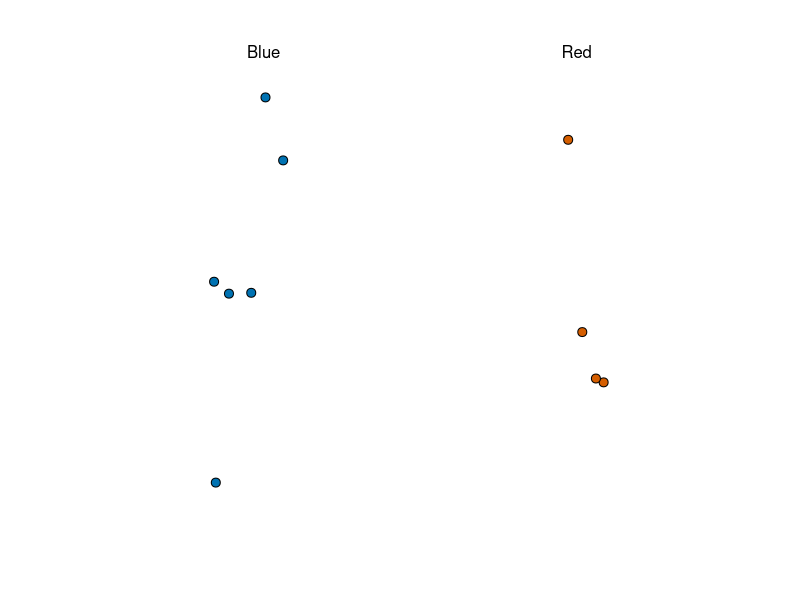
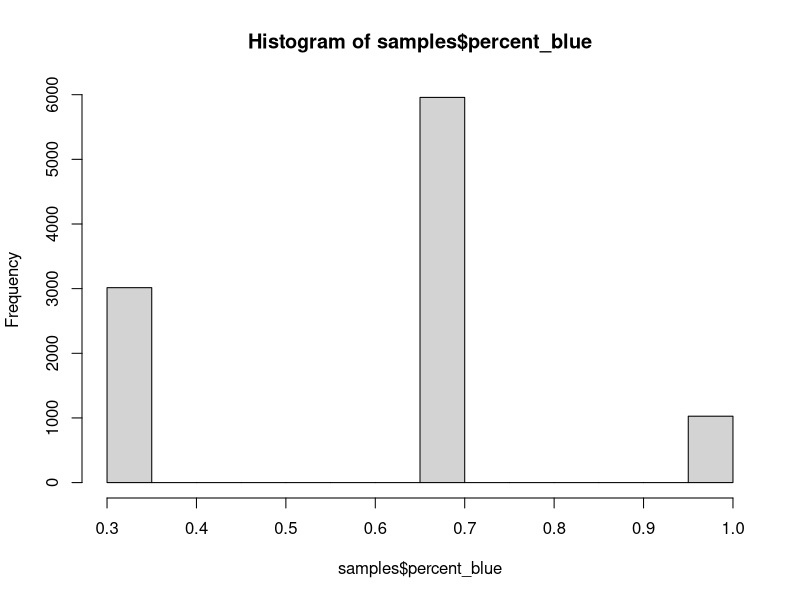
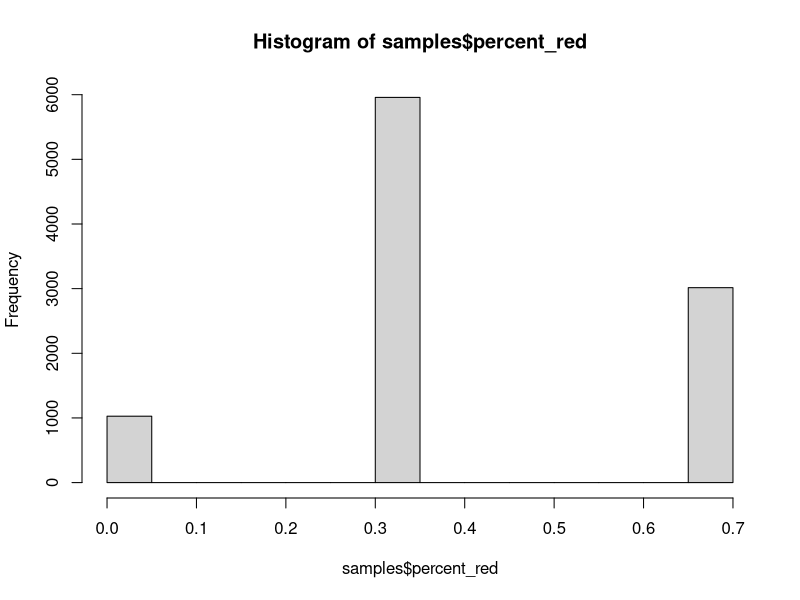
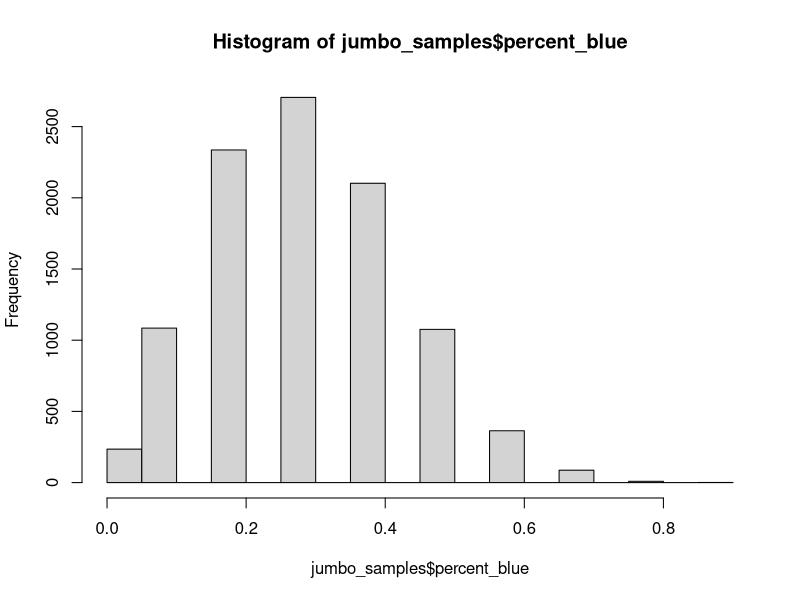
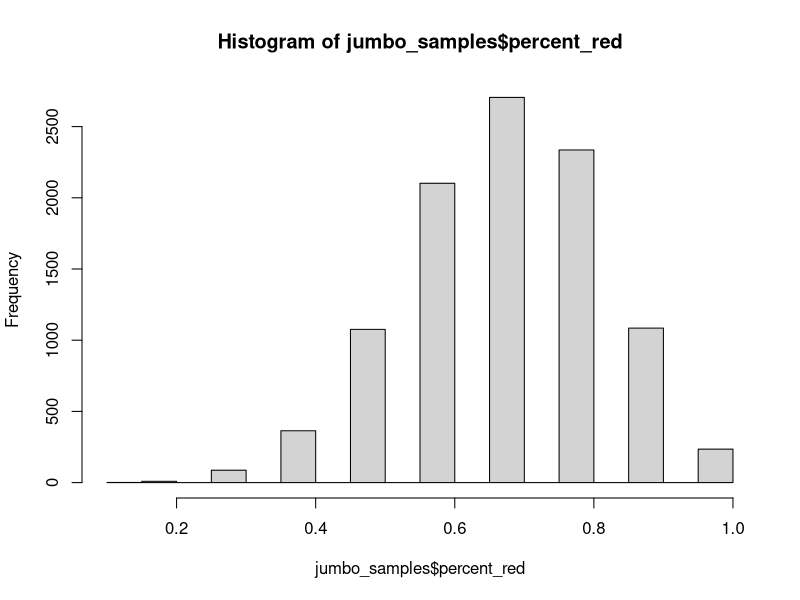

Write R code to recreate these figures, in order.

# Probability Orientation --------------------------------------------------

# This script is part of the basic intro to probability in RHE 330C. 
# Note: Many calculations in the script are random. That means the numbers will be slightly different when you run them at home. 

# Pre-Flight --------------------------------------------------------------

#Load Libraries 
library(tidyverse)
library(dslabs)


# The Mystery jar ---------------------------------------------------------

# Take multiple polls
take_poll(10)



# Tiny Toy Model jar ------------------------------------------------------

# Create the jar 
jar <- rep(c("red", "blue"), times = c(2,3)) %>% as.factor()
jar

#Calculate the percent red
2/5

#Calculate the percent blue
3/5

#Sample 1 bead at random
sample(jar, 1)

#Same 3 beads at random (what % red?)
sample(jar, 3)

# What if we try 10 times? 
replicate(10, sample(jar, 3)) %>% table() %>% prop.table() #different code in video, but same effect

# What if we try 1000 times? 
replicate(1000, sample(jar, 3)) %>% table() %>% prop.table() #different code in video, but same effect

# What if we try 10,000 times? 
replicate(10000, sample(jar, 3)) %>% table() %>% prop.table() #different code in video, but same effect

# Let's do it 10,000 times and see what each result looks like 
samples <- replicate(10000, sample(jar,3) %>%  # take 3 beads out of the jar 10,000 times 
                       table()) %>% t() %>% # create a table of the results and transpose those results 
  data.frame() %>% # make results into a dataframe 
  mutate(percent_blue = blue/3, percent_red = red/3) # use mutate to get the percent red and percent blue


# What did we learn? 
summary(samples)
hist(samples$percent_blue)
hist(samples$percent_red)


# Jumbo jar ---------------------------------------------------------------
# Create the jar 
jumbo_jar <- rep(c("red", "blue"), times = c(84,37)) %>% as.factor()
jumbo_jar

84/(84+37) # percent red
37/(84+37) # percent blue

jumbo_samples <- replicate(10000, sample(jumbo_jar,10) %>%  # take 10 beads out of the jar 10,000 times 
                             table()) %>% t() %>% # create a table of the results and transpose those results 
  data.frame() %>% # make results into a dataframe 
  mutate(percent_blue = blue/10, percent_red = red/10) # use mutate to get the percent red and percent blue

summary(jumbo_samples)
hist(jumbo_samples$percent_blue)
hist(jumbo_samples$percent_red)


# How confident are we? ---------------------------------------------------

# Calculate average Red %
x_hat_red <- mean(jumbo_samples$percent_red)

# Calculate standard error for Red
se_hat_red <- sqrt(x_hat_red * (1 - x_hat_red) / 10000)

# calculate lower and upper bounds for the 95% Confidence Interval 
c(x_hat_red - 1.96 * se_hat_red, x_hat_red + 1.96 * se_hat_red)


# Calculate average Blue %
x_hat_blue<- mean(jumbo_samples$percent_blue)

# Calculate standard error for Blue
se_hat_blue <- sqrt(x_hat_blue * (1 - x_hat_blue) / 10000)

# calculate lower and upper bounds for the 95% Confidence Interval 
c(x_hat_blue - 1.96 * se_hat_blue, x_hat_blue + 1.96 * se_hat_blue)
